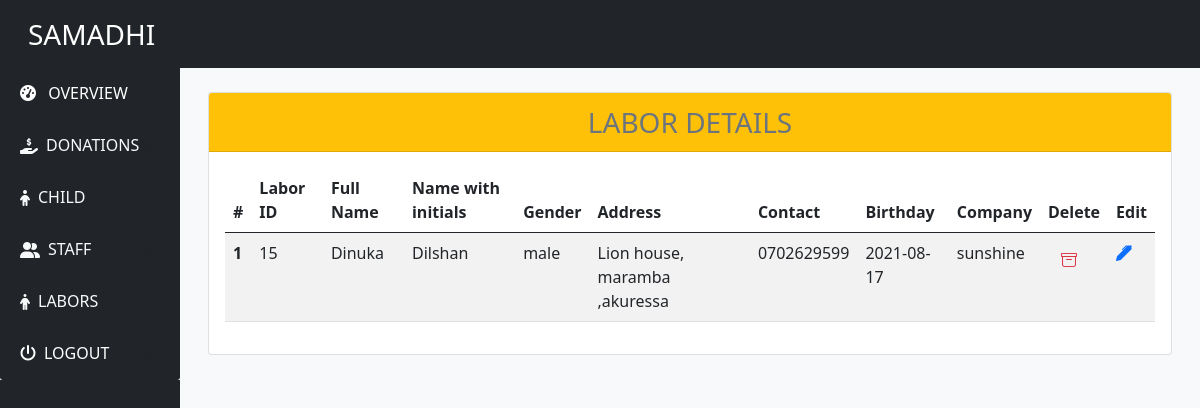
The app's page /viewLabor.php (signed in) with its own data.
### tables this page shows
CREATE TABLE `labor` (
  `laborId` int(11) NOT NULL,
  `name` varchar(50) NOT NULL DEFAULT '0',
  `contact` varchar(50) NOT NULL DEFAULT '0',
  `address` varchar(50) NOT NULL DEFAULT '0',
  `gender` varchar(50) NOT NULL DEFAULT '0',
  `salary` varchar(50) DEFAULT '0',
  `birthday` date DEFAULT NULL,
  `nameWithInitials` varchar(100) NOT NULL,
  `company` varchar(10) NOT NULL
);

### viewLabor.php (the view, shortened to what this page needs)
<?php
include("sql.php");
$queryForLaborDetails = "SELECT * FROM `labor`";
$resultForLabor = mysqli_query($connection, $queryForLaborDetails);
$laborArray = mysqli_fetch_all($resultForLabor, MYSQLI_ASSOC);
include("header.php");
?>
<div class="container-fluid mt-3 lg-mt-0">
    <div class="row  mt-lg-4 mx-1">
        <div class="col-lg-12">
            <div class="card">
                <div class="card-header text-center bg-warning text-muted fs-3 ">
                    LABOR DETAILS
                </div>
                <div class="card-body">
                    <table class="table table-striped" id="myTable">
                        <thead>
                            <tr>
                                <th scope="col">#</th>
                                <th scope="col">Labor ID</th>
                                <th scope="col">Full Name</th>
                                <th scope="col">Name with initials</th>
                                <th scope="col">Gender</th>
                                <th scope="col">Address</th>
                                <th scope="col">Contact</th>
                                <th scope="col">Birthday</th>
                                <th scope="col">Company</th>
                                <th scope="col" class="">Delete</th>
                                <th scope="col" class="">Edit</th>
                            </tr>
                        </thead>
                        <tbody>
                            <?php $count = 1 ?>
                            <?php foreach ($laborArray as $labor) : ?>
                                <tr onclick="myFunction(this)" data-bs-toggle="modal" data-bs-target="#exampleModal">
                                    <th scope="row"><?php echo $count ?></th>
                                    <td><?php echo $labor['laborId'] ?></td>
                                    <td><?php echo $labor['name'] ?></td>
                                    <td><?php echo $labor['nameWithInitials'] ?></td>
                                    <td><?php echo $labor['gender'] ?></td>
                                    <td><?php echo $labor['address'] ?></td>
                                    <td><?php echo $labor['contact'] ?></td>
                                    <td><?php echo $labor['birthday'] ?></td>
                                    <td><?php echo $labor['company'] ?></td>
                                    <form action=" viewLabor.php" method="POST">
                                        <td class="text-danger"><button name="submitID" value="<?php echo $labor['laborId'] ?>" type="submit" class="btn text-danger"><i class="bi bi-archive"></i></button></td>
                                    </form>
                                    <td><i class="bi bi-pen-fill text-primary"></i></td>
                                </tr>
                                <?php $count++ ?>
                            <?php endforeach ?>
                        </tbody>
                    </table>
                </div>
            </div>
        </div>
    </div>
</div>
<?php
include("footer.php");
?>

### records on screen
labor: laborId "15", name "Dinuka", nameWithInitials "Dilshan", gender "male", address "Lion house, maramba ,akuressa", contact "0702629599", birthday "2021-08-17", company "sunshine"
